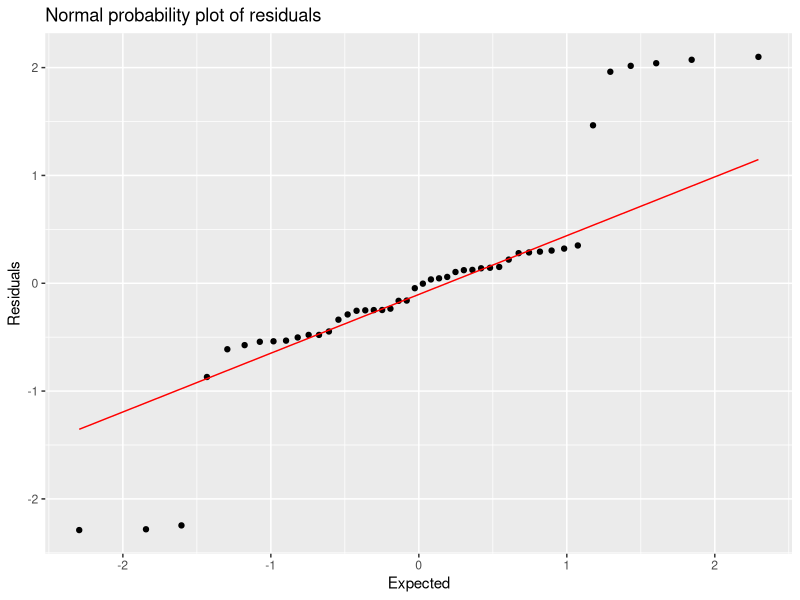
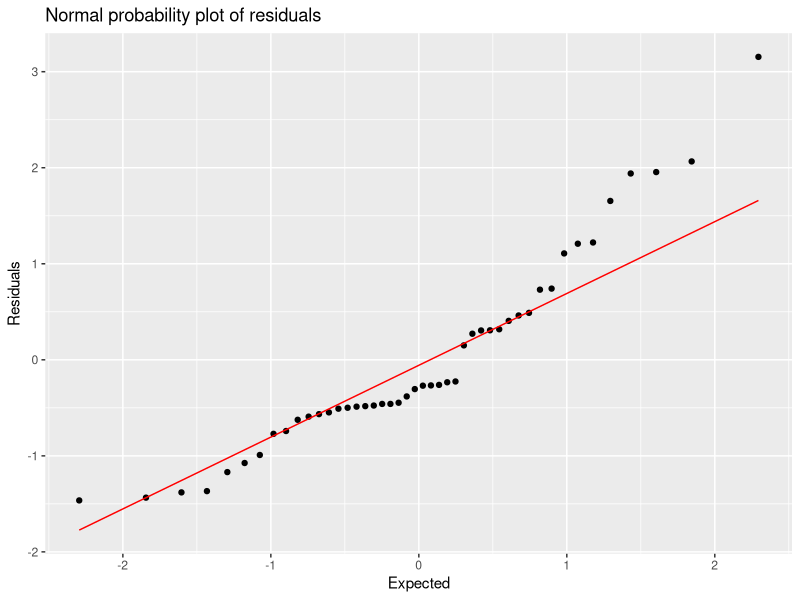
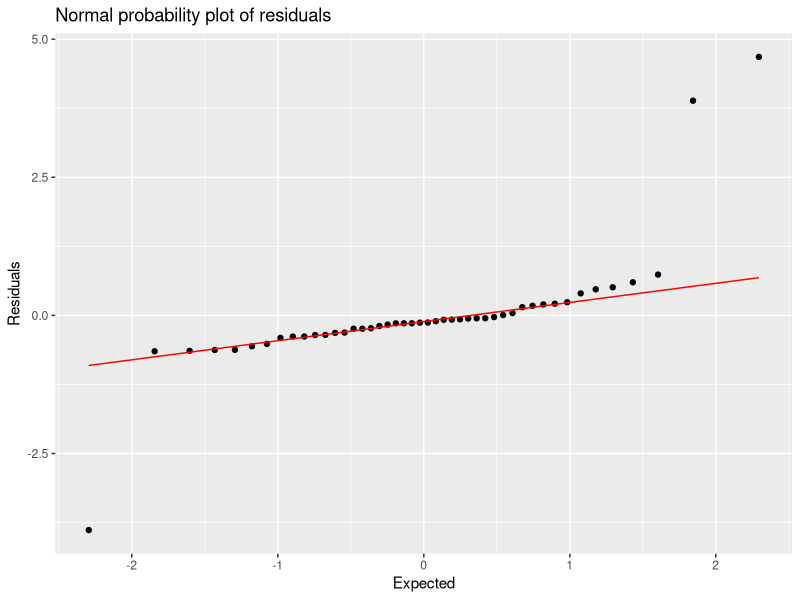
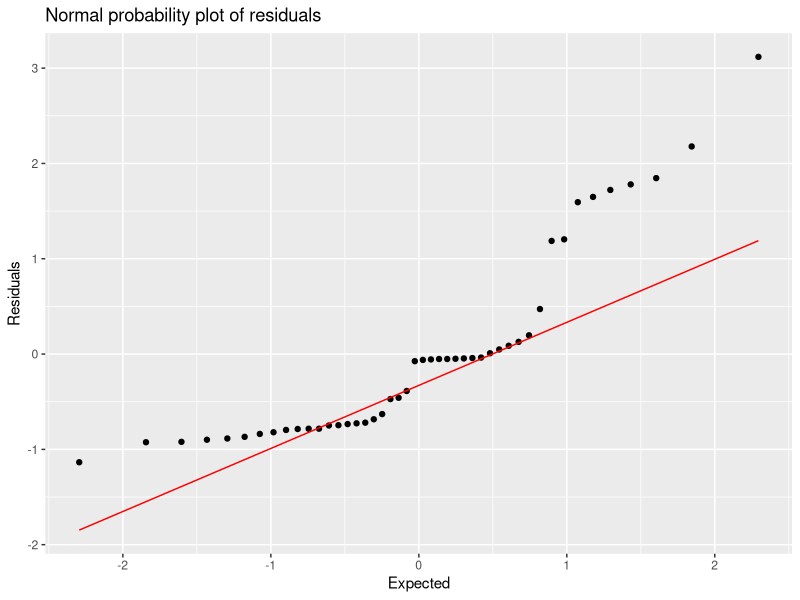
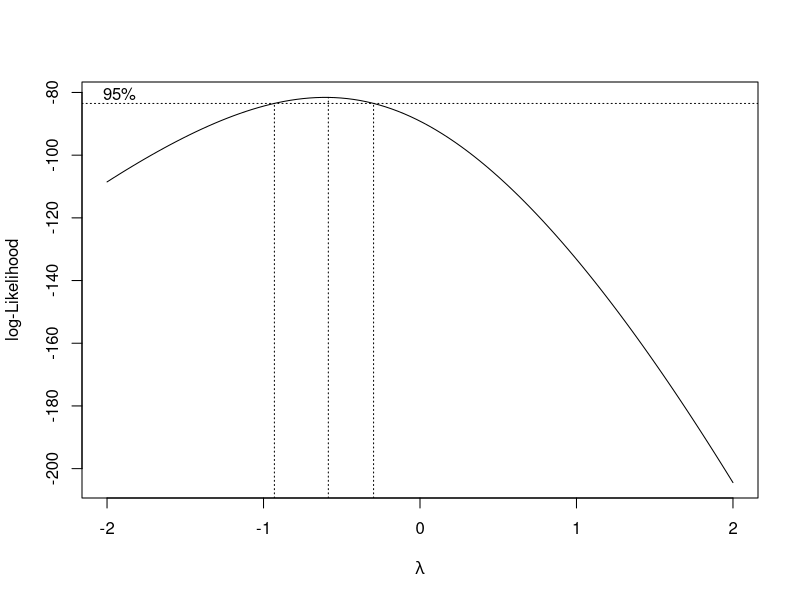
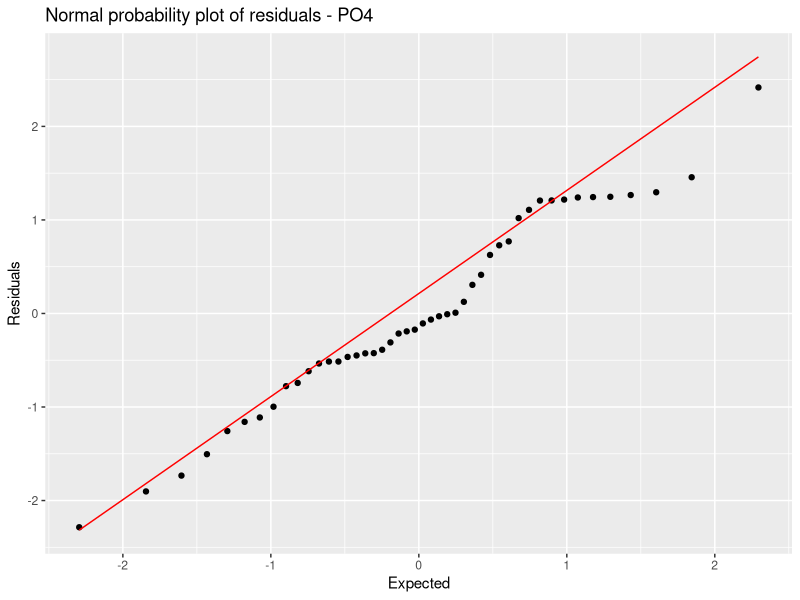
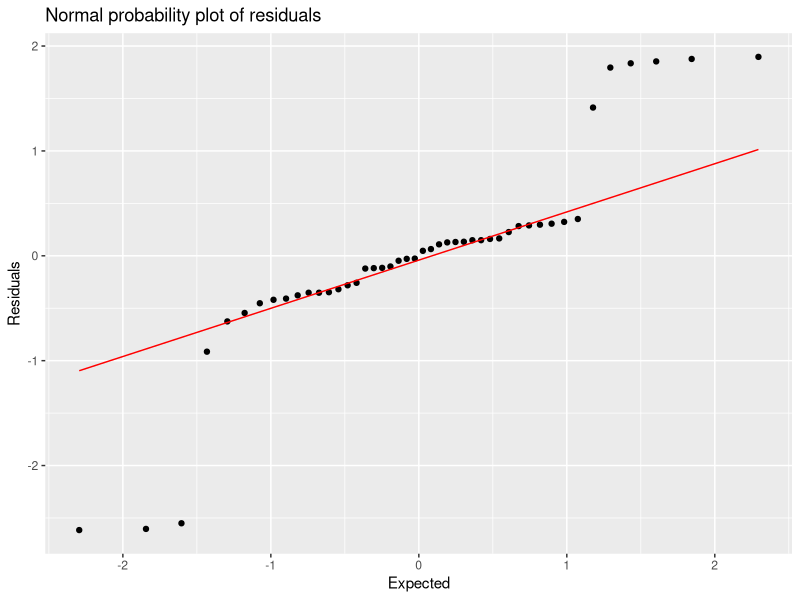
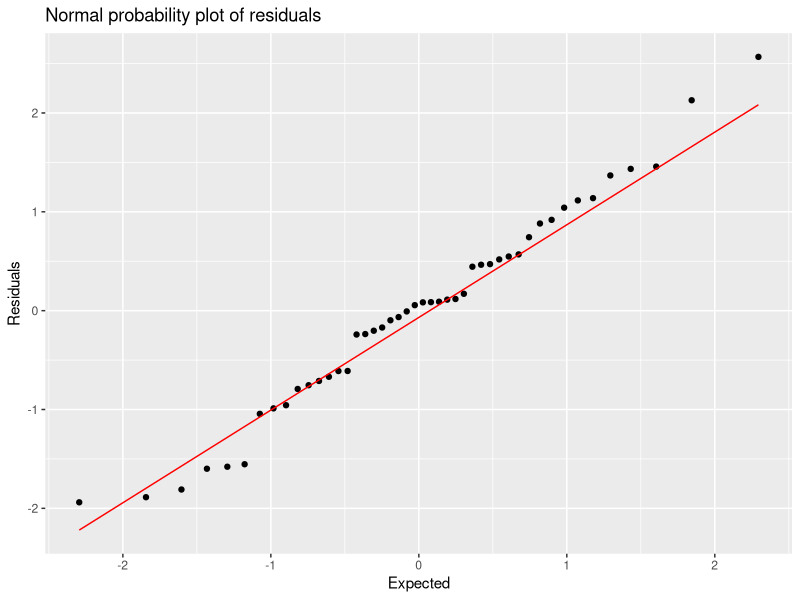

Reproduce these figures in R, in order.
# Loading libraries
library(readxl)
library(tidyverse)
library(broom)
library(lmtest)
library(car)

# Loading Dataset
water_quality_data <- read_excel("water quality monthly variation.xlsx")
#View(water_quality_data)

# Loading Dataset
water_quality_data <- read_excel("water quality monthly variation.xlsx")

# Creating new df
mean_data <- water_quality_data %>% 
  pivot_longer(col = 4:18, names_to = "Parameter", values_to = "Value") %>%
  group_by(Location, Parameter, `Vegetation type`) %>% 
  summarise(Mean.Value = mean(Value))

mean_data$`Vegetation type` <- relevel(as.factor(mean_data$`Vegetation type`), 
                                       ref = "WWI")

## Data

# EC
data.EC <- mean_data %>% filter(Parameter == "Av.EC")

# NH4
data.NH4 <- mean_data %>% filter(Parameter == "Av.NH4")

# NO3
data.NO3 <- mean_data %>% filter(Parameter == "Av.NO3")

# PO4
data.PO4 <- mean_data %>% filter(Parameter == "Av.PO4")

# ------------------------------------------------------------------------------

## EC

model.EC <- lm(Mean.Value~`Vegetation type`, data = data.EC)
summary(model.EC)
# p-value: 0.9794, not significant

# model
model.EC_fitresid <- augment(model.EC)

# shapiro wilk
shapiro.test(model.EC_fitresid$.std.resid)
# p-value = 5.121e-05, reject Ho - not normal
# QQ plot  ## OKAY
ggplot(model.EC_fitresid, aes(sample = .std.resid)) + stat_qq() + 
  stat_qq_line(color = "red") +
  labs(title = "Normal probability plot of residuals", x = "Expected", 
       y = "Residuals")


# durbin watson
durbinWatsonTest(model.EC)
# p-value = 0.022, reject Ho - data are correlated

# constant variance
bptest(model.EC)
# p-value = 0.06231, do not reject Ho - variance constant

# ------------------------------------------------------------------------------

## NH4

model.NH4 <- lm(Mean.Value~`Vegetation type`, data = data.NH4)
summary(model.NH4)
# p-value: 0.000164, significant

# model
model.NH4_fitresid <- augment(model.NH4)

# shapiro wilk
shapiro.test(model.NH4_fitresid$.std.resid)
# p-value = 0.00284, reject Ho - not normal
# QQ plot  ## OKAY
ggplot(model.NH4_fitresid, aes(sample = .std.resid)) + stat_qq() + 
  stat_qq_line(color = "red") +
  labs(title = "Normal probability plot of residuals", x = "Expected", 
       y = "Residuals")


# durbin watson
durbinWatsonTest(model.NH4)
# p-value = 0.036, reject Ho - data are correlated

# constant variance
bptest(model.NH4)
# p-value = 0.6523, do not reject Ho - variance constant

# ------------------------------------------------------------------------------

## NO3

model.NO3 <- lm(Mean.Value~`Vegetation type`, data = data.NO3)
summary(model.NO3)
# p-value: 0.00129, significant

# model
model.NO3_fitresid <- augment(model.NO3)

# shapiro wilk
shapiro.test(model.NO3_fitresid$.std.resid)
# p-value = 7.356e-10, reject Ho - not normal
# QQ plot  ## OKAY
ggplot(model.NO3_fitresid, aes(sample = .std.resid)) + stat_qq() + 
  stat_qq_line(color = "red") +
  labs(title = "Normal probability plot of residuals", x = "Expected", 
       y = "Residuals")


# durbin watson
durbinWatsonTest(model.NO3)
# p-value = 0.24, do not reject Ho - data are not correlated

# constant variance
bptest(model.NO3)
# p-value = 0.09839, do not reject Ho - variance constant

# ------------------------------------------------------------------------------

## PO4

model.PO4 <- lm(Mean.Value~`Vegetation type`, data = data.PO4)
summary(model.PO4)
# p-value: 2.991e-05, significant

# model
model.PO4_fitresid <- augment(model.PO4)

# shapiro wilk
shapiro.test(model.PO4_fitresid$.std.resid)
# p-value = 8.293e-06, reject Ho - not normal
# QQ plot  ## OKAY
ggplot(model.PO4_fitresid, aes(sample = .std.resid)) + stat_qq() + 
  stat_qq_line(color = "red") +
  labs(title = "Normal probability plot of residuals", x = "Expected", 
       y = "Residuals")


# durbin watson
durbinWatsonTest(model.PO4)
# p-value = 0.06, do not reject Ho - data are not correlated

# constant variance
bptest(model.PO4)
# p-value = 0.1373, do not reject Ho - variance constant

# Box Cox Transformation
library(MASS)
bc1 <- boxcox(Mean.Value~`Vegetation type`, data = data.PO4)
(lambda <- bc1$x[which.max(bc1$y)])

lambda <- -1

#fit new linear regression model using the Box-Cox transformation
new_model1 <- lm(((Mean.Value^lambda-1)/lambda) ~ `Vegetation type`, 
                data = data.PO4)
summary(new_model1)

# Assumption checking
model.po4_fitresid <- augment(new_model1)

# shapiro wilk
shapiro.test(model.po4_fitresid$.std.resid) # normal
# QQ plot
ggplot(model.po4_fitresid, aes(sample = .std.resid)) + stat_qq() + 
  stat_qq_line(color = "red") +
  labs(title = "Normal probability plot of residuals - PO4", x = "Expected", 
       y = "Residuals")


# ------------------------------------------------------------------------------
# ------------------------------------------------------------------------------

# trying log transformation

# ------------------------------------------------------------------------------ 

# EC log

model.EC.log <- lm(log(Mean.Value) ~ `Vegetation type`, data = data.EC)
summary(model.EC.log)
# p-value: 0.9974, not significant

# model
model.EC.log_fitresid <- augment(model.EC.log)

# shapiro wilk
shapiro.test(model.EC.log_fitresid$.std.resid)
# p-value = 1.367e-05, reject Ho - not normal
# QQ plot  ## OKAY
ggplot(model.EC.log_fitresid, aes(sample = .std.resid)) + stat_qq() + 
  stat_qq_line(color = "red") +
  labs(title = "Normal probability plot of residuals", x = "Expected", 
       y = "Residuals")


# durbin watson
durbinWatsonTest(model.EC.log)
# p-value = 0.038, reject Ho - data are correlated

# constant variance
bptest(model.EC.log)
# p-value = 0.1245, do not reject Ho - variance constant

# ------------------------------------------------------------------------------

# NH4 log

model.NH4.log <- lm(log(Mean.Value) ~ `Vegetation type`, data = data.NH4)
summary(model.NH4.log)
# p-value: 0.006449, significant

# model
model.NH4.log_fitresid <- augment(model.NH4.log)

# shapiro wilk
shapiro.test(model.NH4.log_fitresid$.std.resid)
# p-value = 0.6917, do not reject Ho - normal
# QQ plot  ## OKAY
ggplot(model.NH4.log_fitresid, aes(sample = .std.resid)) + stat_qq() + 
  stat_qq_line(color = "red") +
  labs(title = "Normal probability plot of residuals", x = "Expected", 
       y = "Residuals")


# durbin watson
durbinWatsonTest(model.NH4.log)
# p-value = 0.004, reject Ho - data are correlated

# constant variance
bptest(model.NH4.log)
# p-value = 0.09683, do not reject Ho - variance constant

# ------------------------------------------------------------------------------

# NO3 log
model.NO3.log <- lm(log(Mean.Value) ~ `Vegetation type`, data = data.NO3)
summary(model.NO3.log)
# p-value: 0.007465, significant

# model
model.NO3.log_fitresid <- augment(model.NO3.log)

# shapiro wilk
shapiro.test(model.NO3.log_fitresid$.std.resid)
# p-value = 0.003487, reject Ho - not normal
# QQ plot  ## OKAY
ggplot(model.NO3.log_fitresid, aes(sample = .std.resid)) + stat_qq() + 
  stat_qq_line(color = "red") +
  labs(title = "Normal probability plot of residuals", x = "Expected", 
       y = "Residuals")


# durbin watson
durbinWatsonTest(model.NO3.log)
# p-value = 0.056, do not reject Ho - data are not correlated

# constant variance
bptest(model.NO3.log)
# p-value = 0.7615, do not reject Ho - variance constant

# ------------------------------------------------------------------------------

# PO4 log
model.PO4.log <- lm(log(Mean.Value) ~ `Vegetation type`, data = data.PO4)
summary(model.PO4.log)
# p-value: 0.001947, significant

# model
model.PO4.log_fitresid <- augment(model.PO4.log)

# shapiro wilk
shapiro.test(model.PO4.log_fitresid$.std.resid)
# p-value = 0.003083, reject Ho - not normal
# QQ plot  ## OKAY
ggplot(model.PO4.log_fitresid, aes(sample = .std.resid)) + stat_qq() + 
  stat_qq_line(color = "red") +
  labs(title = "Normal probability plot of residuals", x = "Expected", 
       y = "Residuals")


# durbin watson
durbinWatsonTest(model.PO4.log)
# p-value = 0.154, do not reject Ho - data are not correlated

# constant variance
bptest(model.PO4.log)
# p-value = 0.01648, reject Ho - variance not constant


